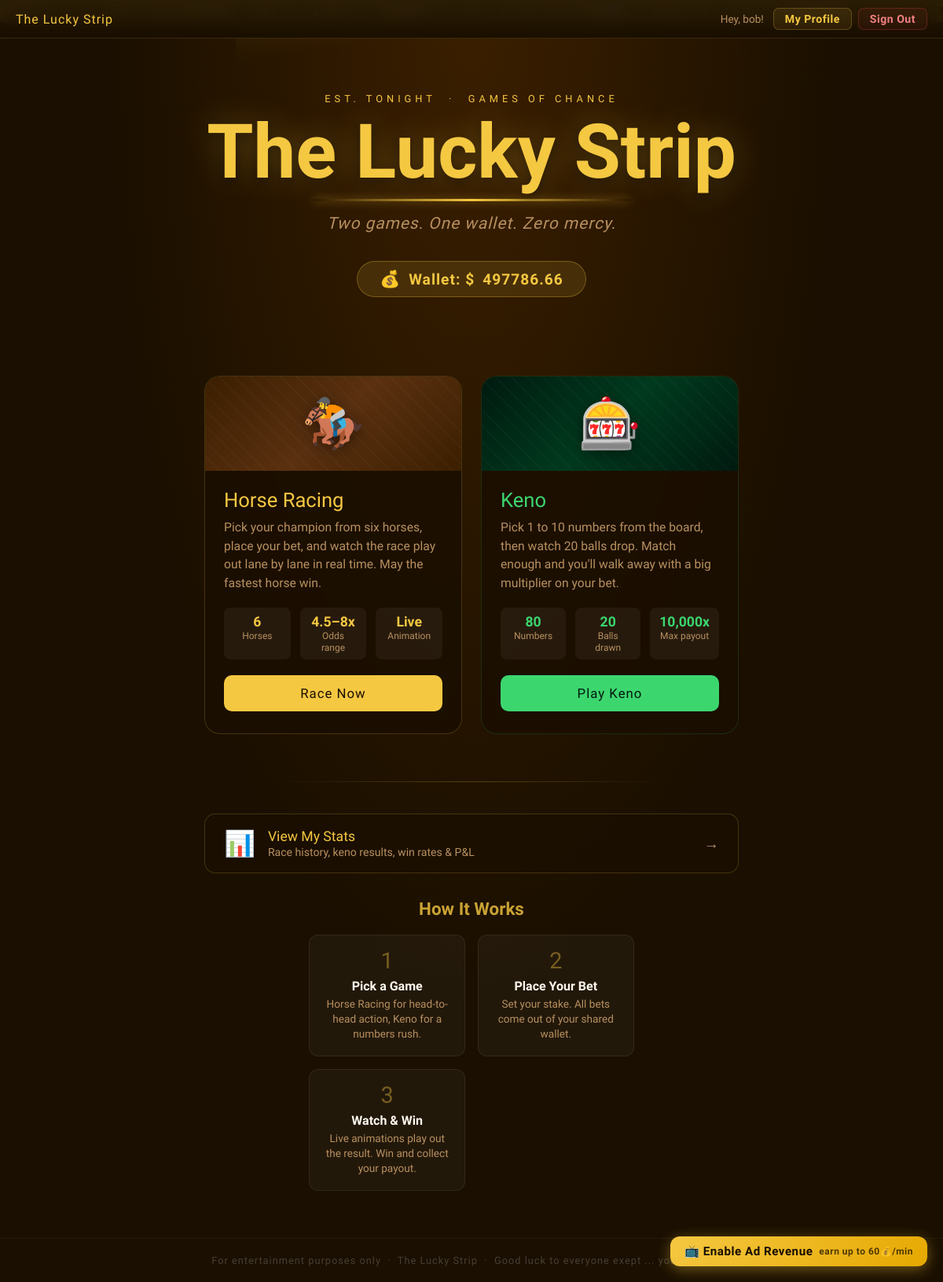
Page / (signed in) on the earlier database version.
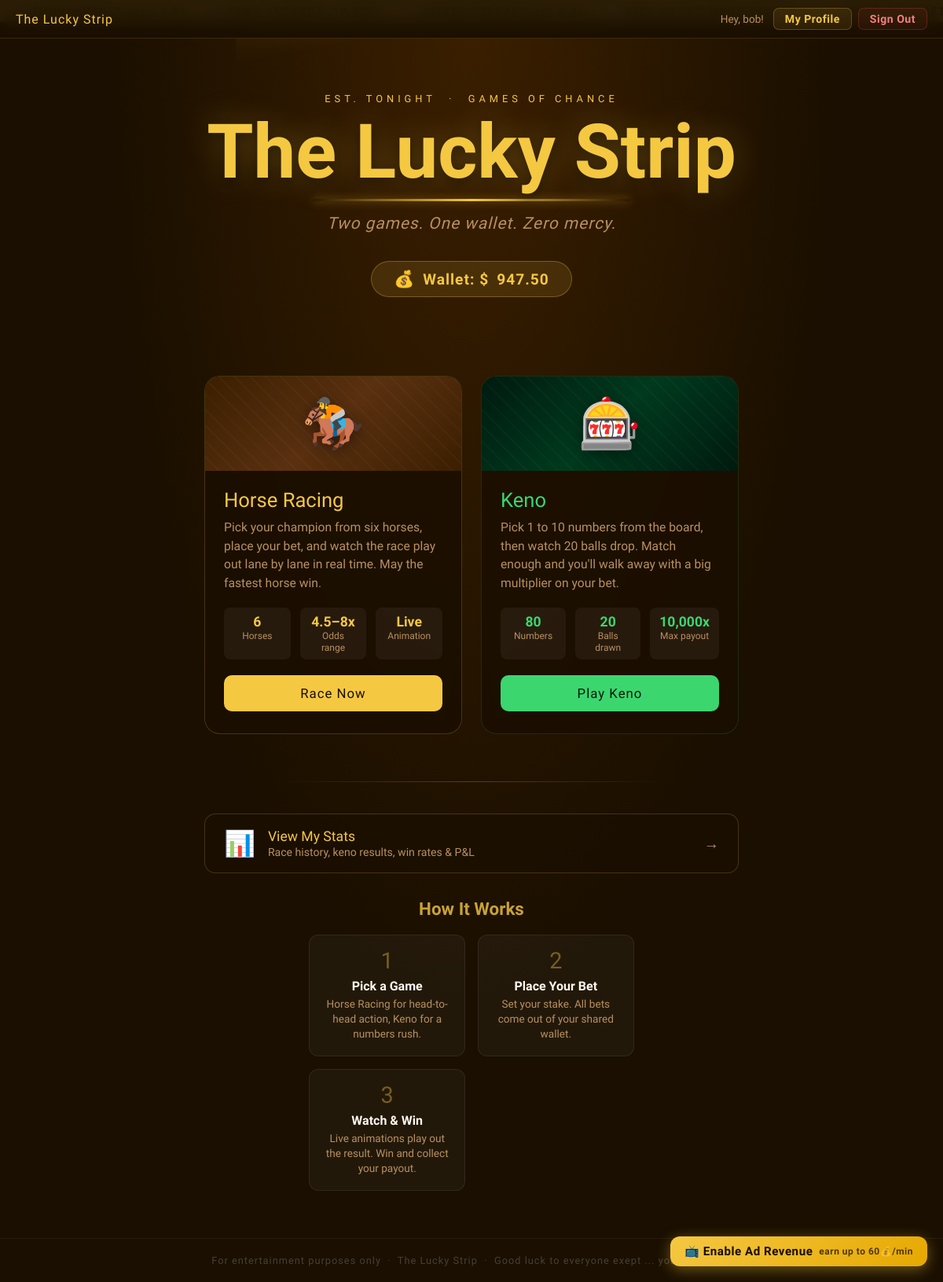
Same page on the later database version.
### tables this page shows
CREATE TABLE users (
            id            INTEGER PRIMARY KEY AUTOINCREMENT,
            username      TEXT    NOT NULL UNIQUE,
            email         TEXT    NOT NULL UNIQUE,
            password_hash TEXT    NOT NULL,
            wallet        REAL    NOT NULL DEFAULT 1000.0,
            total_wagered REAL    NOT NULL DEFAULT 0.0,
            total_won     REAL    NOT NULL DEFAULT 0.0,
            race_wins     INTEGER NOT NULL DEFAULT 0,
            race_plays    INTEGER NOT NULL DEFAULT 0,
            keno_wins     INTEGER NOT NULL DEFAULT 0,
            keno_plays    INTEGER NOT NULL DEFAULT 0,
            win_streak    INTEGER NOT NULL DEFAULT 0,
            best_streak   INTEGER NOT NULL DEFAULT 0,
            created_at    TEXT    NOT NULL
        );

### app.py (the view)
@app.route('/')
@login_required
def home():
    return render_template('Index.html', user=current_user())

### app.py (called while the page is built)
def get_db():
    if 'db' not in g:
        g.db = sqlite3.connect(DATABASE)
        g.db.row_factory = sqlite3.Row
    return g.db

def login_required(f):
    @wraps(f)
    def decorated(*args, **kwargs):
        if 'user_id' not in session:
            return redirect(url_for('login'))
        return f(*args, **kwargs)
    return decorated

def current_user():
    if 'user_id' not in session:
        return None
    return get_db().execute('SELECT * FROM users WHERE id=?', (session['user_id'],)).fetchone()

### Templates/Index.html (shortened to what this page needs)
<!DOCTYPE html>
<html lang="en">
<head>
</head>
<body data-ad-penalty="{% if ad_penalty is defined and ad_penalty %}true{% else %}false{% endif %}">
<nav class="top-nav">
  <span class="nav-brand">The Lucky Strip</span>
  <div class="nav-links">
    {% if user is defined and user %}
    <span style="color:var(--muted);font-size:0.85rem;margin-right:4px;">Hey, {{ user['username'] }}!</span>
    <a href="/profile" class="nav-link">My Profile</a>
    <a href="/logout"  class="nav-link logout">Sign Out</a>
    {% else %}
    <a href="/login"  class="nav-link">Login</a>
    <a href="/signup" class="nav-link">Sign Up</a>
    {% endif %}
  </div>
</nav>
<div class="ticker-wrap">
  <span class="ticker-inner">
  </span>
</div>
<section class="hero">
  <p class="hero-eyebrow">Est. Tonight &nbsp;·&nbsp; Games of Chance</p>
  <h1>The Lucky Strip</h1>
  <p class="hero-sub">Two games. One wallet. Zero mercy.</p>
  <div class="wallet-pill">
    <span class="coin">💰</span>
    Wallet: $<span id="wallet-display">{% if user is defined and user %}{{ "%.2f"|format(user['wallet']) }}{% else %}1000.00{% endif %}</span>
  </div>
</section>
<div class="games">
  <a href="/race" class="game-card race">
    <div class="card-banner">
      <span class="card-emoji">🏇</span>
    </div>
    <div class="card-body">
      <div class="card-title">Horse Racing</div>
      <p class="card-desc">
        Pick your champion from six horses, place your bet, and watch the race play out lane by lane in real time. May the fastest horse win.
      </p>
      <div class="card-stats">
        <div class="stat">
          <span class="stat-val">6</span>
          <span class="stat-lbl">Horses</span>
        </div>
        <div class="stat">
          <span class="stat-val">4.5–8x</span>
          <span class="stat-lbl">Odds range</span>
        </div>
        <div class="stat">
          <span class="stat-val">Live</span>
          <span class="stat-lbl">Animation</span>
        </div>
      </div>
      <span class="play-btn">Race Now</span>
    </div>
  </a>
  <a href="/keno" class="game-card keno">
    <div class="card-banner">
      <span class="card-emoji">🎰</span>
    </div>
    <div class="card-body">
      <div class="card-title">Keno</div>
      <p class="card-desc">
        Pick 1 to 10 numbers from the board, then watch 20 balls drop. Match enough and you'll walk away with a big multiplier on your bet.
      </p>
      <div class="card-stats">
        <div class="stat">
          <span class="stat-val">80</span>
          <span class="stat-lbl">Numbers</span>
        </div>
        <div class="stat">
          <span class="stat-val">20</span>
          <span class="stat-lbl">Balls drawn</span>
        </div>
        <div class="stat">
          <span class="stat-val">10,000x</span>
          <span class="stat-lbl">Max payout</span>
        </div>
      </div>
      <span class="play-btn">Play Keno</span>
    </div>
  </a>
</div>
<div class="divider"></div>
{% if user is defined and user %}
<a href="/profile" style="text-decoration:none;width:100%;max-width:720px;padding:0 20px;display:block;margin-bottom:32px;">
  <div style="background:rgba(26,15,0,0.7);border:1px solid rgba(245,200,66,0.2);border-radius:14px;padding:18px 24px;display:flex;align-items:center;gap:16px;transition:border-color 0.2s;" onmouseover="this.style.borderColor='var(--accent)'" onmouseout="this.style.borderColor='rgba(245,200,66,0.2)'">
    <span style="font-size:2rem;">📊</span>
    <div>
      <div style="font-family:'Rye',serif;color:var(--accent);font-size:1.1rem;">View My Stats</div>
      <div style="color:var(--muted);font-size:0.88rem;margin-top:2px;">Race history, keno results, win rates &amp; P&amp;L</div>
    </div>
    <span style="margin-left:auto;color:var(--muted);font-size:1.2rem;">→</span>
  </div>
</a>
{% endif %}
<div class="how-to">
  <h2>How It Works</h2>
  <div class="steps">
    <div class="step">
      <div class="step-num">1</div>
      <div class="step-title">Pick a Game</div>
      <div class="step-desc">Horse Racing for head-to-head action, Keno for a numbers rush.</div>
    </div>
    <div class="step">
      <div class="step-num">2</div>
      <div class="step-title">Place Your Bet</div>
      <div class="step-desc">Set your stake. All bets come out of your shared wallet.</div>
    </div>
    <div class="step">
      <div class="step-num">3</div>
      <div class="step-title">Watch & Win</div>
      <div class="step-desc">Live animations play out the result. Win and collect your payout.</div>
    </div>
  </div>
</div>
<footer>For entertainment purposes only &nbsp;·&nbsp; The Lucky Strip &nbsp;·&nbsp; Good luck to everyone exept ... you know who</footer>
<button class="ad-toggle-btn" id="ad-toggle-btn" onclick="window._adSystem.toggle()">
  📺 Enable Ad Revenue <span class="ad-earn-rate">earn up to 60💰/min</span>
</button>
</body>
</html>

Differences in the rows shown:
changed users "bob": wallet "497786.66" → "947.50"
